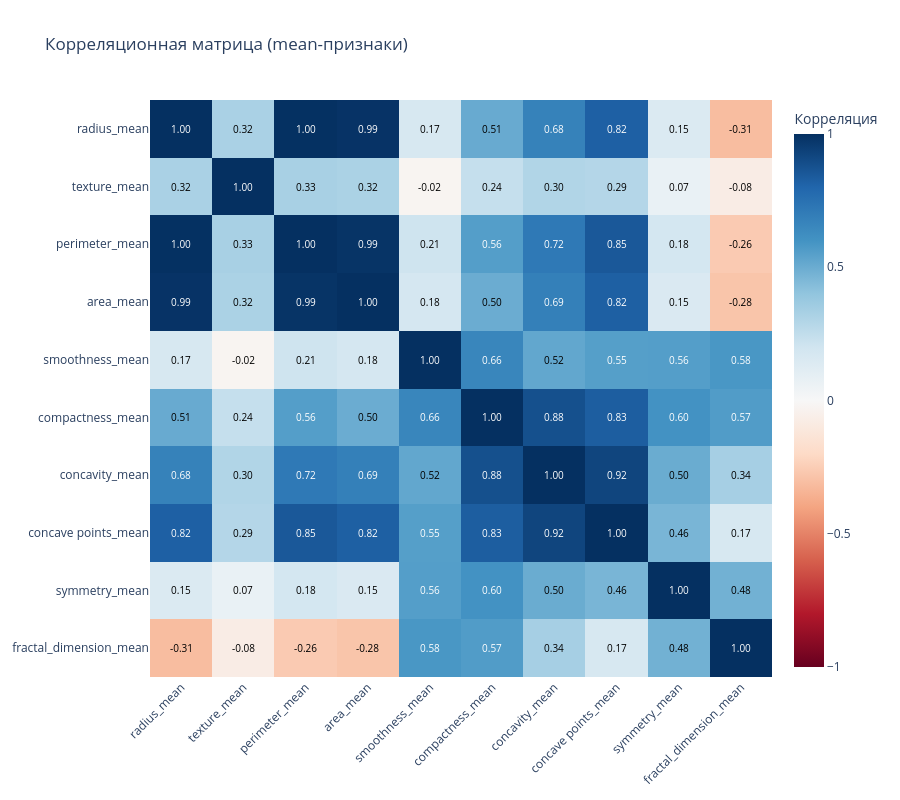

This figure's notebook cell:
### Markdown cell above
### Кореляция

### Code cell
corr = df[mean_cols].corr()

fig = go.Figure(go.Heatmap(
    z=corr.values,
    x=mean_cols,
    y=mean_cols,
    colorscale='RdBu',
    zmin=-1,
    zmax=1,
    colorbar=dict(title='Корреляция')
))

for row, y_name in enumerate(mean_cols):
    for col, x_name in enumerate(mean_cols):
        value = corr.iloc[row, col]
        fig.add_annotation(
            x=x_name,
            y=y_name,
            text=f'{value:.2f}',
            showarrow=False,
            font=dict(color='white' if abs(value) > CORRELATION_TEXT_THRESHOLD else 'black', size=10)
        )

fig.update_layout(
    title='Корреляционная матрица (mean-признаки)',
    template=PLOT_TEMPLATE,
    width=CORRELATION_PLOT_SIZE[0],
    height=CORRELATION_PLOT_SIZE[1],
    xaxis=dict(tickangle=-45),
    yaxis=dict(autorange='reversed')
)
fig.show()

### Figure 1 — Plotly figure (JSON) as saved in the notebook; plotly's stock layout.template omitted (floating-point values rounded to 4 significant figures)
{"data": [{"colorbar": {"title": {"text": "Корреляция"}}, "colorscale": [[0.0, "rgb(103,0,31)"], [0.1, "rgb(178,24,43)"], [0.2, "rgb(214,96,77)"], [0.3, "rgb(244,165,130)"], [0.4, "rgb(253,219,199)"], [0.5, "rgb(247,247,247)"], [0.6, "rgb(209,229,240)"], [0.7, "rgb(146,197,222)"], [0.8, "rgb(67,147,195)"], [0.9, "rgb(33,102,172)"], [1.0, "rgb(5,48,97)"]], "type": "heatmap", "x": ["radius_mean", "texture_mean", "perimeter_mean", "area_mean", "smoothness_mean", "compactness_mean", "concavity_mean", "concave points_mean", "symmetry_mean", "fractal_dimension_mean"], "y": ["radius_mean", "texture_mean", "perimeter_mean", "area_mean", "smoothness_mean", "compactness_mean", "concavity_mean", "concave points_mean", "symmetry_mean", "fractal_dimension_mean"], "z": [[1.0, 0.3238, 0.9979, 0.9874, 0.1706, 0.5061, 0.6768, 0.8225, 0.1477, -0.3116], [0.3238, 1.0, 0.3295, 0.3211, -0.02339, 0.2367, 0.3024, 0.2935, 0.0714, -0.07644], [0.9979, 0.3295, 1.0, 0.9865, 0.2073, 0.5569, 0.7161, 0.851, 0.183, -0.2615], [0.9874, 0.3211, 0.9865, 1.0, 0.177, 0.4985, 0.686, 0.8233, 0.1513, -0.2831], [0.1706, -0.02339, 0.2073, 0.177, 1.0, 0.6591, 0.522, 0.5537, 0.5578, 0.5848], [0.5061, 0.2367, 0.5569, 0.4985, 0.6591, 1.0, 0.8831, 0.8311, 0.6026, 0.5654], [0.6768, 0.3024, 0.7161, 0.686, 0.522, 0.8831, 1.0, 0.9214, 0.5007, 0.3368], [0.8225, 0.2935, 0.851, 0.8233, 0.5537, 0.8311, 0.9214, 1.0, 0.4625, 0.1669], [0.1477, 0.0714, 0.183, 0.1513, 0.5578, 0.6026, 0.5007, 0.4625, 1.0, 0.4799], [-0.3116, -0.07644, -0.2615, -0.2831, 0.5848, 0.5654, 0.3368, 0.1669, 0.4799, 1.0]], "zmax": 1, "zmin": -1}], "layout": {"annotations": [{"font": {"color": "white", "size": 10}, "showarrow": false, "text": "1.00", "x": "radius_mean", "y": "radius_mean"}, {"font": {"color": "black", "size": 10}, "showarrow": false, "text": "0.32", "x": "texture_mean", "y": "radius_mean"}, {"font": {"color": "white", "size": 10}, "showarrow": false, "text": "1.00", "x": "perimeter_mean", "y": "radius_mean"}, {"font": {"color": "white", "size": 10}, "showarrow": false, "text": "0.99", "x": "area_mean", "y": "radius_mean"}, {"font": {"color": "black", "size": 10}, "showarrow": false, "text": "0.17", "x": "smoothness_mean", "y": "radius_mean"}, {"font": {"color": "black", "size": 10}, "showarrow": false, "text": "0.51", "x": "compactness_mean", "y": "radius_mean"}, {"font": {"color": "white", "size": 10}, "showarrow": false, "text": "0.68", "x": "concavity_mean", "y": "radius_mean"}, {"font": {"color": "white", "size": 10}, "showarrow": false, "text": "0.82", "x": "concave points_mean", "y": "radius_mean"}, {"font": {"color": "black", "size": 10}, "showarrow": false, "text": "0.15", "x": "symmetry_mean", "y": "radius_mean"}, {"font": {"color": "black", "size": 10}, "showarrow": false, "text": "-0.31", "x": "fractal_dimension_mean", "y": "radius_mean"}, {"font": {"color": "black", "size": 10}, "showarrow": false, "text": "0.32", "x": "radius_mean", "y": "texture_mean"}, {"font": {"color": "white", "size": 10}, "showarrow": false, "text": "1.00", "x": "texture_mean", "y": "texture_mean"}, {"font": {"color": "black", "size": 10}, "showarrow": false, "text": "0.33", "x": "perimeter_mean", "y": "texture_mean"}, {"font": {"color": "black", "size": 10}, "showarrow": false, "text": "0.32", "x": "area_mean", "y": "texture_mean"}, {"font": {"color": "black", "size": 10}, "showarrow": false, "text": "-0.02", "x": "smoothness_mean", "y": "texture_mean"}, {"font": {"color": "black", "size": 10}, "showarrow": false, "text": "0.24", "x": "compactness_mean", "y": "texture_mean"}, {"font": {"color": "black", "size": 10}, "showarrow": false, "text": "0.30", "x": "concavity_mean", "y": "texture_mean"}, {"font": {"color": "black", "size": 10}, "showarrow": false, "text": "0.29", "x": "concave points_mean", "y": "texture_mean"}, {"font": {"color": "black", "size": 10}, "showarrow": false, "text": "0.07", "x": "symmetry_mean", "y": "texture_mean"}, {"font": {"color": "black", "size": 10}, "showarrow": false, "text": "-0.08", "x": "fractal_dimension_mean", "y": "texture_mean"}, {"font": {"color": "white", "size": 10}, "showarrow": false, "text": "1.00", "x": "radius_mean", "y": "perimeter_mean"}, {"font": {"color": "black", "size": 10}, "showarrow": false, "text": "0.33", "x": "texture_mean", "y": "perimeter_mean"}, {"font": {"color": "white", "size": 10}, "showarrow": false, "text": "1.00", "x": "perimeter_mean", "y": "perimeter_mean"}, {"font": {"color": "white", "size": 10}, "showarrow": false, "text": "0.99", "x": "area_mean", "y": "perimeter_mean"}, {"font": {"color": "black", "size": 10}, "showarrow": false, "text": "0.21", "x": "smoothness_mean", "y": "perimeter_mean"}, {"font": {"color": "white", "size": 10}, "showarrow": false, "text": "0.56", "x": "compactness_mean", "y": "perimeter_mean"}, {"font": {"color": "white", "size": 10}, "showarrow": false, "text": "0.72", "x": "concavity_mean", "y": "perimeter_mean"}, {"font": {"color": "white", "size": 10}, "showarrow": false, "text": "0.85", "x": "concave points_mean", "y": "perimeter_mean"}, {"font": {"color": "black", "size": 10}, "showarrow": false, "text": "0.18", "x": "symmetry_mean", "y": "perimeter_mean"}, {"font": {"color": "black", "size": 10}, "showarrow": false, "text": "-0.26", "x": "fractal_dimension_mean", "y": "perimeter_mean"}, {"font": {"color": "white", "size": 10}, "showarrow": false, "text": "0.99", "x": "radius_mean", "y": "area_mean"}, {"font": {"color": "black", "size": 10}, "showarrow": false, "text": "0.32", "x": "texture_mean", "y": "area_mean"}, {"font": {"color": "white", "size": 10}, "showarrow": false, "text": "0.99", "x": "perimeter_mean", "y": "area_mean"}, {"font": {"color": "white", "size": 10}, "showarrow": false, "text": "1.00", "x": "area_mean", "y": "area_mean"}, {"font": {"color": "black", "size": 10}, "showarrow": false, "text": "0.18", "x": "smoothness_mean", "y": "area_mean"}, {"font": {"color": "black", "size": 10}, "showarrow": false, "text": "0.50", "x": "compactness_mean", "y": "area_mean"}, {"font": {"color": "white", "size": 10}, "showarrow": false, "text": "0.69", "x": "concavity_mean", "y": "area_mean"}, {"font": {"color": "white", "size": 10}, "showarrow": false, "text": "0.82", "x": "concave points_mean", "y": "area_mean"}, {"font": {"color": "black", "size": 10}, "showarrow": false, "text": "0.15", "x": "symmetry_mean", "y": "area_mean"}, {"font": {"color": "black", "size": 10}, "showarrow": false, "text": "-0.28", "x": "fractal_dimension_mean", "y": "area_mean"}, {"font": {"color": "black", "size": 10}, "showarrow": false, "text": "0.17", "x": "radius_mean", "y": "smoothness_mean"}, {"font": {"color": "black", "size": 10}, "showarrow": false, "text": "-0.02", "x": "texture_mean", "y": "smoothness_mean"}, {"font": {"color": "black", "size": 10}, "showarrow": false, "text": "0.21", "x": "perimeter_mean", "y": "smoothness_mean"}, {"font": {"color": "black", "size": 10}, "showarrow": false, "text": "0.18", "x": "area_mean", "y": "smoothness_mean"}, {"font": {"color": "white", "size": 10}, "showarrow": false, "text": "1.00", "x": "smoothness_mean", "y": "smoothness_mean"}, {"font": {"color": "white", "size": 10}, "showarrow": false, "text": "0.66", "x": "compactness_mean", "y": "smoothness_mean"}, {"font": {"color": "black", "size": 10}, "showarrow": false, "text": "0.52", "x": "concavity_mean", "y": "smoothness_mean"}, {"font": {"color": "white", "size": 10}, "showarrow": false, "text": "0.55", "x": "concave points_mean", "y": "smoothness_mean"}, {"font": {"color": "white", "size": 10}, "showarrow": false, "text": "0.56", "x": "symmetry_mean", "y": "smoothness_mean"}, {"font": {"color": "white", "size": 10}, "showarrow": false, "text": "0.58", "x": "fractal_dimension_mean", "y": "smoothness_mean"}, {"font": {"color": "black", "size": 10}, "showarrow": false, "text": "0.51", "x": "radius_mean", "y": "compactness_mean"}, {"font": {"color": "black", "size": 10}, "showarrow": false, "text": "0.24", "x": "texture_mean", "y": "compactness_mean"}, {"font": {"color": "white", "size": 10}, "showarrow": false, "text": "0.56", "x": "perimeter_mean", "y": "compactness_mean"}, {"font": {"color": "black", "size": 10}, "showarrow": false, "text": "0.50", "x": "area_mean", "y": "compactness_mean"}, {"font": {"color": "white", "size": 10}, "showarrow": false, "text": "0.66", "x": "smoothness_mean", "y": "compactness_mean"}, {"font": {"color": "white", "size": 10}, "showarrow": false, "text": "1.00", "x": "compactness_mean", "y": "compactness_mean"}, {"font": {"color": "white", "size": 10}, "showarrow": false, "text": "0.88", "x": "concavity_mean", "y": "compactness_mean"}, {"font": {"color": "white", "size": 10}, "showarrow": false, "text": "0.83", "x": "concave points_mean", "y": "compactness_mean"}, {"font": {"color": "white", "size": 10}, "showarrow": false, "text": "0.60", "x": "symmetry_mean", "y": "compactness_mean"}, {"font": {"color": "white", "size": 10}, "showarrow": false, "text": "0.57", "x": "fractal_dimension_mean", "y": "compactness_mean"}, {"font": {"color": "white", "size": 10}, "showarrow": false, "text": "0.68", "x": "radius_mean", "y": "concavity_mean"}, {"font": {"color": "black", "size": 10}, "showarrow": false, "text": "0.30", "x": "texture_mean", "y": "concavity_mean"}, {"font": {"color": "white", "size": 10}, "showarrow": false, "text": "0.72", "x": "perimeter_mean", "y": "concavity_mean"}, {"font": {"color": "white", "size": 10}, "showarrow": false, "text": "0.69", "x": "area_mean", "y": "concavity_mean"}, {"font": {"color": "black", "size": 10}, "showarrow": false, "text": "0.52", "x": "smoothness_mean", "y": "concavity_mean"}, {"font": {"color": "white", "size": 10}, "showarrow": false, "text": "0.88", "x": "compactness_mean", "y": "concavity_mean"}, {"font": {"color": "white", "size": 10}, "showarrow": false, "text": "1.00", "x": "concavity_mean", "y": "concavity_mean"}, {"font": {"color": "white", "size": 10}, "showarrow": false, "text": "0.92", "x": "concave points_mean", "y": "concavity_mean"}, {"font": {"color": "black", "size": 10}, "showarrow": false, "text": "0.50", "x": "symmetry_mean", "y": "concavity_mean"}, {"font": {"color": "black", "size": 10}, "showarrow": false, "text": "0.34", "x": "fractal_dimension_mean", "y": "concavity_mean"}, {"font": {"color": "white", "size": 10}, "showarrow": false, "text": "0.82", "x": "radius_mean", "y": "concave points_mean"}, {"font": {"color": "black", "size": 10}, "showarrow": false, "text": "0.29", "x": "texture_mean", "y": "concave points_mean"}, {"font": {"color": "white", "size": 10}, "showarrow": false, "text": "0.85", "x": "perimeter_mean", "y": "concave points_mean"}, {"font": {"color": "white", "size": 10}, "showarrow": false, "text": "0.82", "x": "area_mean", "y": "concave points_mean"}, {"font": {"color": "white", "size": 10}, "showarrow": false, "text": "0.55", "x": "smoothness_mean", "y": "concave points_mean"}, {"font": {"color": "white", "size": 10}, "showarrow": false, "text": "0.83", "x": "compactness_mean", "y": "concave points_mean"}, {"font": {"color": "white", "size": 10}, "showarrow": false, "text": "0.92", "x": "concavity_mean", "y": "concave points_mean"}, {"font": {"color": "white", "size": 10}, "showarrow": false, "text": "1.00", "x": "concave points_mean", "y": "concave points_mean"}, {"font": {"color": "black", "size": 10}, "showarrow": false, "text": "0.46", "x": "symmetry_mean", "y": "concave points_mean"}, {"font": {"color": "black", "size": 10}, "showarrow": false, "text": "0.17", "x": "fractal_dimension_mean", "y": "concave points_mean"}, {"font": {"color": "black", "size": 10}, "showarrow": false, "text": "0.15", "x": "radius_mean", "y": "symmetry_mean"}, {"font": {"color": "black", "size": 10}, "showarrow": false, "text": "0.07", "x": "texture_mean", "y": "symmetry_mean"}, {"font": {"color": "black", "size": 10}, "showarrow": false, "text": "0.18", "x": "perimeter_mean", "y": "symmetry_mean"}, {"font": {"color": "black", "size": 10}, "showarrow": false, "text": "0.15", "x": "area_mean", "y": "symmetry_mean"}, {"font": {"color": "white", "size": 10}, "showarrow": false, "text": "0.56", "x": "smoothness_mean", "y": "symmetry_mean"}, {"font": {"color": "white", "size": 10}, "showarrow": false, "text": "0.60", "x": "compactness_mean", "y": "symmetry_mean"}, {"font": {"color": "black", "size": 10}, "showarrow": false, "text": "0.50", "x": "concavity_mean", "y": "symmetry_mean"}, {"font": {"color": "black", "size": 10}, "showarrow": false, "text": "0.46", "x": "concave points_mean", "y": "symmetry_mean"}, {"font": {"color": "white", "size": 10}, "showarrow": false, "text": "1.00", "x": "symmetry_mean", "y": "symmetry_mean"}, {"font": {"color": "black", "size": 10}, "showarrow": false, "text": "0.48", "x": "fractal_dimension_mean", "y": "symmetry_mean"}, {"font": {"color": "black", "size": 10}, "showarrow": false, "text": "-0.31", "x": "radius_mean", "y": "fractal_dimension_mean"}, {"font": {"color": "black", "size": 10}, "showarrow": false, "text": "-0.08", "x": "texture_mean", "y": "fractal_dimension_mean"}, {"font": {"color": "black", "size": 10}, "showarrow": false, "text": "-0.26", "x": "perimeter_mean", "y": "fractal_dimension_mean"}, {"font": {"color": "black", "size": 10}, "showarrow": false, "text": "-0.28", "x": "area_mean", "y": "fractal_dimension_mean"}, {"font": {"color": "white", "size": 10}, "showarrow": false, "text": "0.58", "x": "smoothness_mean", "y": "fractal_dimension_mean"}, {"font": {"color": "white", "size": 10}, "showarrow": false, "text": "0.57", "x": "compactness_mean", "y": "fractal_dimension_mean"}, {"font": {"color": "black", "size": 10}, "showarrow": false, "text": "0.34", "x": "concavity_mean", "y": "fractal_dimension_mean"}, {"font": {"color": "black", "size": 10}, "showarrow": false, "text": "0.17", "x": "concave points_mean", "y": "fractal_dimension_mean"}, {"font": {"color": "black", "size": 10}, "showarrow": false, "text": "0.48", "x": "symmetry_mean", "y": "fractal_dimension_mean"}, {"font": {"color": "white", "size": 10}, "showarrow": false, "text": "1.00", "x": "fractal_dimension_mean", "y": "fractal_dimension_mean"}], "height": 800, "title": {"text": "Корреляционная матрица (mean-признаки)"}, "width": 900, "xaxis": {"tickangle": -45}, "yaxis": {"autorange": "reversed"}}}
